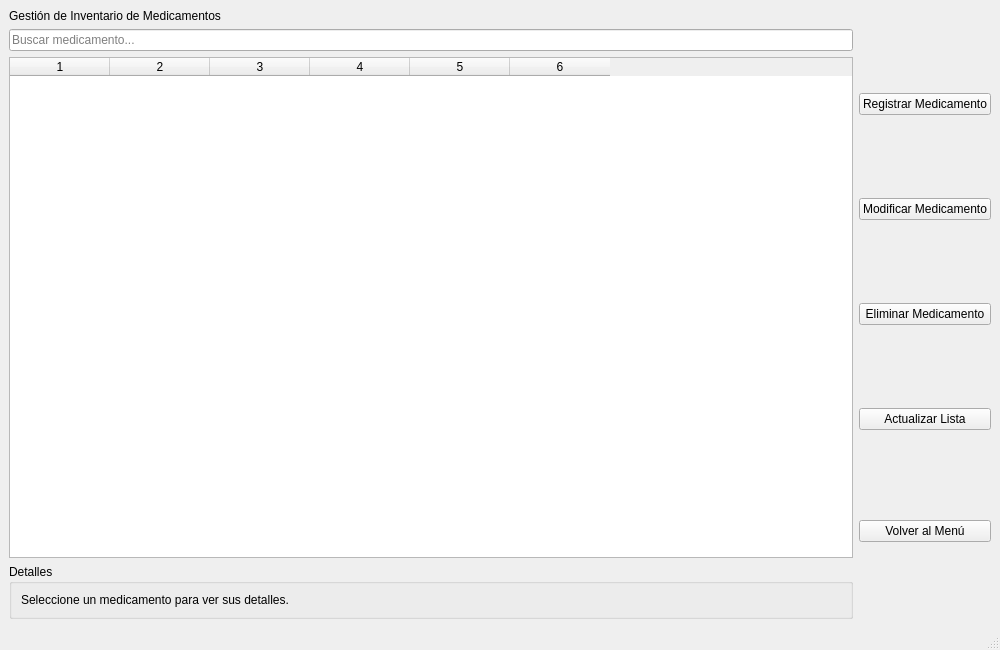
<?xml version="1.0" encoding="UTF-8"?>
<ui version="4.0">
 <class>MedicamentosWindow</class>
 <widget class="QMainWindow" name="MedicamentosWindow">
  <property name="geometry"><rect><x>0</x><y>0</y><width>1000</width><height>650</height></rect></property>
  <property name="windowTitle"><string>SIHMED - Gestión de Inventario</string></property>
  <widget class="QWidget" name="centralwidget">
   <layout class="QHBoxLayout" name="horizontalLayout">
    <item>
     <layout class="QVBoxLayout" name="leftLayout">
      <item><widget class="QLabel" name="lblTitulo"><property name="text"><string>Gestión de Inventario de Medicamentos</string></property></widget></item>
      <item><widget class="QLineEdit" name="txtBuscar"><property name="placeholderText"><string>Buscar medicamento...</string></property></widget></item>
      <item><widget class="QTableWidget" name="tableMedicamentos">
       <column/><column/><column/><column/><column/><column/>
      </widget></item>
      <item><widget class="QGroupBox" name="grpDetalle"><property name="title"><string>Detalles</string></property>
       <layout class="QVBoxLayout" name="detalleLayout">
        <item><widget class="QLabel" name="lblDetalle"><property name="text"><string>Seleccione un medicamento para ver sus detalles.</string></property></widget></item>
       </layout>
      </widget></item>
     </layout>
    </item>
    <item>
     <layout class="QVBoxLayout" name="rightLayout">
      <item><spacer name="sp1"><property name="orientation"><enum>Qt::Vertical</enum></property></spacer></item>
      <item><widget class="QPushButton" name="btnRegistrar"><property name="text"><string>Registrar Medicamento</string></property></widget></item>
      <item><widget class="QPushButton" name="btnModificar"><property name="text"><string>Modificar Medicamento</string></property></widget></item>
      <item><widget class="QPushButton" name="btnEliminar"><property name="text"><string>Eliminar Medicamento</string></property></widget></item>
      <item><widget class="QPushButton" name="btnActualizar"><property name="text"><string>Actualizar Lista</string></property></widget></item>
      <item><spacer name="sp2"><property name="orientation"><enum>Qt::Vertical</enum></property></spacer></item>
      <item><widget class="QPushButton" name="btnVolver"><property name="text"><string>Volver al Menú</string></property></widget></item>
     </layout>
    </item>
   </layout>
  </widget>
  <widget class="QMenuBar" name="menubar"/>
  <widget class="QStatusBar" name="statusbar"/>
 </widget>
 <resources/>
 <connections/>
</ui>
